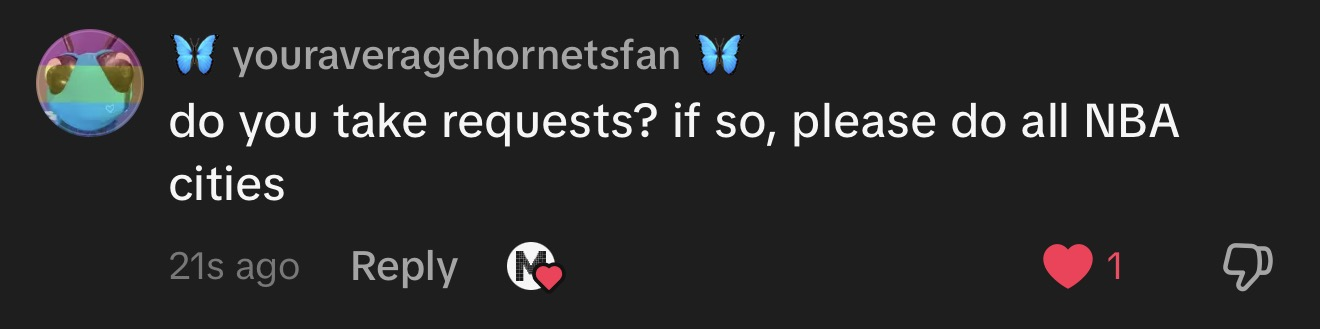
#> input picture experiments/nba/assets/comment.jpg, 1320 x 329 px
$ python -i video.py   (imports and definitions only)
#> lines starting #> are read from the running program, lines starting #| are printed output that depends on the picture
"""Optimal Drives: every NBA arena, a viewer request (@youraveragehornetsfan,
2026-10-14: "please do all NBA cities"). The comment opens the video. A 65 s
reel per platform, adapted from roast_beef/video.py (walmart/'s shot camera).

House style comes from experiments/reel_kit.py (spec: docs/optimal-drives-format.md).
Run inventory.py, then experiments/walmart/build.py --cache experiments/nba/cache --max-leg-h 30.

    python experiments/nba/video.py --platform tiktok --stills 1,15,30,45,63
    experiments/render.ps1 nba -Platform tiktok
"""

from __future__ import annotations

import argparse
import collections
import json
import math
import subprocess
import sys
import time
from multiprocessing import Pool
from pathlib import Path

import cv2
import numpy as np
import shapefile
from PIL import Image, ImageDraw
from scipy.ndimage import gaussian_filter1d
from shapely.geometry import box, shape

HERE = Path(__file__).resolve().parent
sys.path.insert(0, str(HERE.parent))
import reel_kit as K  # noqa: E402

ROOT = HERE.parents[1]
CACHE, OUT = HERE / "cache", HERE / "out"
NE_DATA = ROOT / "data" / "naturalearth"

FPS, SS = K.FPS, 2
W, H = K.W, K.H
SECONDS = 65
DRIVE_START = K.HOOK + K.DIVE
DRIVE_END = SECONDS - K.END_CARD - K.PULL_OUT - 0.5
CARD_IN = DRIVE_END + K.PULL_OUT - 0.4
CLIP = (-130.0, 20.0, -60.0, 52.0)               # the lower 48 and southern Canada
GAME_H, SLEEP_H = 2.5, 8               # end card: a game at every arena, a night's sleep
FLIGHT_STOPS, HOP_STOPS = 150, 70      # pseudo-stops: long flights ~1 s on screen, island hops less
BLUE = (255, 176, 59)                  # a shop once reached: the house amber (kept the name from walmart/)
# Camera (Max, 2026-10-14: the follow-cam was too zoomed in at the start, the
# national view too far out later, no metro close-ups): a list of shots, each a
# still frame on what the car covers in it, with short glides between them.
SHOT_S = 2.5                           # road shots: about this long on screen
GLIDE_S = 0.7                          # transition between shots
PAD = 0.12                             # margin around a shot's route
MIN_ROAD_KM, MIN_DIVE_KM = 450, 60     # narrowest frame for a road shot / a highlight zoom
# No metro dive (walmart/ has them): most shops are one North Shore run, which took 27 s
# as a single still frame; the 2.5 s road shots already frame its streets tightly.
METROS = {}
DIVE_WEIGHT = 14
DIVE_STOPS = 500                       # pseudo-stops for the dive
# Highlights: (lon, lat) of the arena -> callout; hold=True pauses the clock and zooms in.
HIGHLIGHTS = [((-79.3791, 43.6435), "Toronto: the one arena outside the US", False)]   # Max: no Hornets callout
HOLD_S = 1.6
HOLD_KM = 25                           # half-width of a highlight's zoom
CALLOUT_S = 1.8

GROUPS = ["Atlantic", "Central", "Southeast", "Northwest", "Pacific", "Southwest"]
CHIP = {"Atlantic": "ATL", "Central": "CEN", "Southeast": "SE", "Northwest": "NW", "Pacific": "PAC",
        "Southwest": "SW"}
COMMENT = HERE / "assets" / "comment.jpg"   # the request, a screenshot from Max
COMMENT_S = 3.4                              # on screen from the first frame

# --- projection: Albers equal-area conic on a sphere, km --------------------------

R, LON0, P1, P2, PHI0 = 6371.0, -100.0, 29.5, 45.5, 37.5
_n = (math.sin(math.radians(P1)) + math.sin(math.radians(P2))) / 2
_C = math.cos(math.radians(P1)) ** 2 + 2 * _n * math.sin(math.radians(P1))
_rho0 = R * math.sqrt(_C - 2 * _n * math.sin(math.radians(PHI0))) / _n


# [5 lines left out: function km, not called in this run]


def group(s: dict) -> str:
    return s["division"]


def ferry_name(name: str) -> str:
    """OSM ferry names, tidied for the label."""
    return name.replace("Linconlville", "Lincolnville").replace(" - ", " – ").replace(" ↔ ", " – ")


# --- basemap ---------------------------------------------------------------------

# [47 lines left out: functions rings, basemap, end_rows, not called in this run]


ISLAND_AIRPORTS = {"SJU", "HNL", "OGG", "KOA", "ITO", "LIH"}


# [199 lines left out: functions _near, metro_runs, _longest_run, highlights, plan, not called in this run]


# --- frame -------------------------------------------------------------------------

G: dict = {}


# [62 lines left out: functions init, comment_card, split_runs, simplified, not called in this run]


def render(i: int) -> bytes:
    tour, P = G["tour"], G["plan"]
    s = i / FPS
    cx, cy, cw = P["cams"][i]
    scale = W * SS / cw
    ch = cw * H / W
    land, lakes, borders, states = G["base"]["coarse" if cw > 1500 else "fine"]

    # [4 lines left out: function px, not called in this run]

    def visible(bb) -> bool:
        return bb[2] > cx - cw / 2 and bb[0] < cx + cw / 2 and bb[3] > cy - ch / 2 and bb[1] < cy + ch / 2

    im = Image.new("RGB", (W * SS, H * SS), K.WATER)
    d = ImageDraw.Draw(im)
    for r, bb in land:
        if visible(bb):
            d.polygon(px(r), fill=K.LAND)
    for r, bb in lakes:
        if visible(bb):
            d.polygon(px(r), fill=K.WATER)
    for r, bb in states + borders:
        if visible(bb):
            d.line(px(r), fill=K.BORDER, width=max(1, int(SS * 1.6)))

    drive = P["drive"][i]
    k = int(P["idx"][i])
    car = np.array([[P["car"][0][i], P["car"][1][i]]])
    q = int(P["flying"][i])
    plane = None
    if drive > 0:
        route = G["route"]
        lvl = "national" if cw > 3000 else "coarse" if cw > 1500 else "fine"   # national: ~1 px per vertex
        roads = []
        for r, (kind, a, b) in enumerate(G["runs"]):
            if a >= k:
                break
            if kind == "flight":
                # Finished flights: a thin grey arc that fades 1.5 s after landing.
                for v in range(a + 1, min(b, k)):
                    fq = G["flight_v"].index(v)
                    age = s - P["land_s"][fq]
                    if 0 <= age < 1.5:
                        c = tuple(int(K.WATER[u] + (K.MUTED[u] - K.WATER[u]) * (1 - age / 1.5)) for u in range(3))
                        at = K.arc(*px(route[v - 1:v + 1]))
                        d.line([at(f / 40)[:2] for f in range(41)], fill=c, width=int(SS * 2))
                continue
            seg = G["simple"][lvl][r] if b <= k else route[a:k]
            if len(seg) < 2:
                continue
            pts = px(seg)
            if kind == "ferry":
                K.dashed(d, pts, K.ACCENT, int(SS * 3.6), SS * 14, SS * 10)
            else:
                roads.append(np.round(np.asarray(pts) * 16).astype(np.int32))
        # Roads in one OpenCV pass: PIL's joint="curve" drew a circle per vertex
        # (1.3 M per frame, 12 s); cv2's thick lines have round joins built in.
        if roads:
            arr = np.array(im)
            cv2.polylines(arr, roads, False, K.ACCENT_GLOW, int(SS * 9), cv2.LINE_8, 4)    # SS=2 + resize smooths edges
            cv2.polylines(arr, roads, False, K.ACCENT, int(SS * 3.6), cv2.LINE_8, 4)
            im = Image.fromarray(arr)
            d = ImageDraw.Draw(im)
        # The open segment up to the car (road or ferry); flights draw the plane.
        if q >= 0:
            fl = tour["flights"][q]
            a_px, b_px = px(np.column_stack(km([fl["a"][0], fl["b"][0]], [fl["a"][1], fl["b"][1]])))
            at = K.arc(a_px, b_px)
            f = (drive - fl["t0"] / 3600) / ((fl["t1"] - fl["t0"]) / 3600)
            d.line([at(u / 40 * f)[:2] for u in range(41)], fill=K.MUTED, width=int(SS * 2))
            plane = at(f)
        elif k > 0:
            pts = px(np.vstack([route[k - 1:k], car]))
            if G["mode"][min(k, len(G["mode"]) - 1)] == "ferry":
                K.dashed(d, pts, K.ACCENT, int(SS * 3.6), SS * 14, SS * 10)
            else:
                d.line(pts, fill=K.ACCENT, width=int(SS * 3.6))

    # Dots: grey until reached, then Walmart blue with a short pop.
    visit_s = P["visit_s"]
    visited = visit_s <= s
    zoom = min(1.5, max(0.7, (400 / cw) ** 0.3))
    stops_px = px(G["stops"])
    for j, ((x, y), v) in enumerate(zip(stops_px, visited)):
        if not (-50 < x < W * SS + 50 and -50 < y < H * SS + 50):
            continue
        if v:
            pop = 1 + 1.6 * max(0.0, 1 - (s - visit_s[j]) / 0.4)
            r, fill = SS * 2.6 * zoom * pop, BLUE
        elif s < DRIVE_START:
            r, fill = SS * 2.2, K.INK
        else:
            r, fill = SS * 2.2 * zoom, K.DOT
        d.ellipse((x - r, y - r, x + r, y + r), fill=fill)

    # Car, boat or plane.
    on_ferry = q < 0 and 0 < k < len(G["mode"]) and G["mode"][k] == "ferry"
    if K.HOOK <= s <= DRIVE_END + 0.2:
        if plane:
            x, y, ang = plane
            K.glyph(d, K.PLANE, x, y, ang, SS * 2.0)
        elif on_ferry:
            (x, y), = px(car)
            (x0, y0), = px(G["route"][k - 1:k])
            K.glyph(d, K.BOAT, x, y, math.atan2(y - y0, x - x0), SS * 1.6)
        else:
            (x, y), = px(car)
            for r, c in ((SS * 14, K.ACCENT_GLOW), (SS * 8, K.INK)):
                d.ellipse((x - r, y - r, x + r, y + r), fill=c)

    im = im.resize((W, H), Image.LANCZOS).convert("RGBA")
    im.alpha_composite(G["shade"])

    # Callouts: highlights for CALLOUT_S after the car gets there; metro names during a dive.
    over = Image.new("RGBA", (W, H), (0, 0, 0, 0))
    od = ImageDraw.Draw(over)
    live = [(visit_s[j], j, text, hold) for j, text, hold in G["highlights"]
            if 0 <= s - visit_s[j] <= CALLOUT_S + (HOLD_S if hold else 0)]
    if live and s <= DRIVE_END:                              # one at a time: the newest (they bunch up)
        v0, j, text, hold = max(live)
        age, dur = s - v0, CALLOUT_S + (HOLD_S if hold else 0)
        x, y = stops_px[j]
        K.callout(od, x / SS, y / SS, text, min(1.0, age / 0.15, (dur - age) / 0.3))
    for name, a, b in P["dives"]:
        if a <= i <= b:
            al = min(1.0, (i - a) / (0.2 * FPS), (b - i) / (0.3 * FPS))
            box = K.callout_box(W / 2, K.MAP_TOP + 120, name)
            K.callout(od, W / 2, K.MAP_TOP + 120, name, al, box=box)
    im.alpha_composite(over)
    d = ImageDraw.Draw(im)

    n_vis = int(visited.sum())
    n_all = len(tour["stops"])
    card_a = K.smoothstep((s - CARD_IN) / 0.8)
    K.header(d, "Every NBA arena", f"The fastest drive to all {n_all} teams' home courts")
    if card_a < 1:
        K.stats(d, [(K.clock(drive), "hours", False), (f"{P['miles'][i]:,.0f}", "miles driven", False),
                    (f"{n_vis}", f"of {n_all} arenas", True)])
        done = {g: 0 for g in GROUPS}
        for j in np.flatnonzero(visited):
            done[G["group"][j]] += 1
        K.chips(d, [(CHIP[g], done[g], G["totals"][g]) for g in GROUPS if G["totals"][g]])
    K.watermark(d)

    if DRIVE_START <= s <= DRIVE_END + 0.6:
        if q >= 0:
            fl = tour["flights"][q]
            K.now_label(d, "Flight", f"{fl['a_town']} → {fl['b_town']}",
                        f"{(fl['t1'] - fl['t0']) / 3600:.1f} h incl. 2 h at the airport")
        elif on_ferry:
            fe = next((f for f in tour["ferries"] if f["i0"] < k <= f["i1"]), None)
            mins = round((tour["t"][fe["i1"]] - tour["t"][fe["i0"]]) / 60) if fe else 0
            name = ferry_name(fe["name"]) if fe else "Ferry"
            K.now_label(d, "Ferry", name, f"{mins // 60} h {mins % 60:02d} min with the 30 min boarding wait"
                        if mins >= 60 else f"{mins} min with the 30 min boarding wait")
        elif n_vis:
            j = int(np.flatnonzero(visited).max())
            stp = tour["stops"][j]
            kicker = "Start" if j == 0 else ("Finish" if j == n_all - 1 else f"Arena {j + 1}")
            K.now_label(d, kicker, stp["name"], stp["town"])

    hook_a = 1 - K.smoothstep((s - (K.HOOK - 0.3)) / 0.5)
    K.hook(im, [f"{n_all} arenas.", f"{tour['hours']:.0f} hours."],
           "The fastest drive to every NBA team", hook_a, center_y=K.TEXT_FLOOR - 230)
    ca = min(1.0, (COMMENT_S - s) / 0.4)
    if ca > 0:                                               # the request, over the hook
        card = G["comment"].copy()
        card.putalpha(card.getchannel("A").point(lambda v: int(v * ca)))
        im.alpha_composite(card, ((W - card.width) // 2, int(K.MAP_TOP + 30)))
    K.end_card(im, *G["end"], card_a)
    return im.convert("RGB").tobytes()


# [79 lines left out: functions sound, main, not called in this run]


# [2 lines not run here, left out]

>>> import cv2
>>> picture = cv2.imread('assets/comment.jpg', cv2.IMREAD_GRAYSCALE)
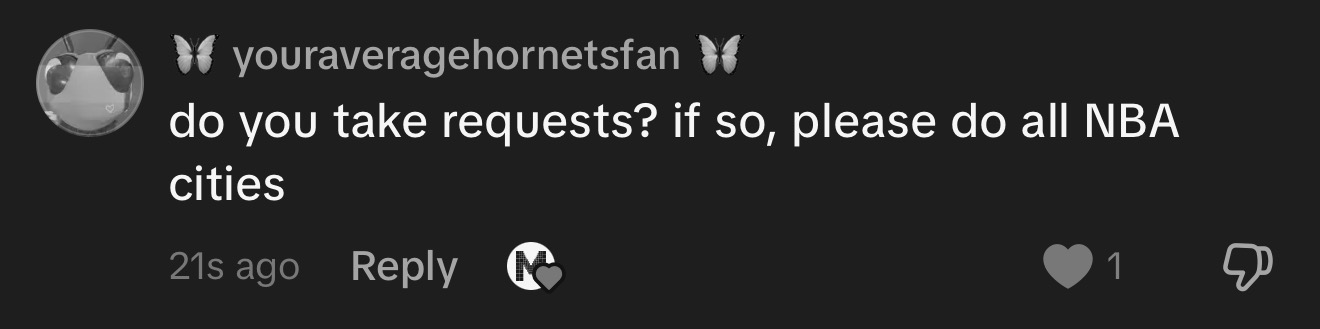
#> picture: shape (329, 1320); min 0, max 255, mean 41.5
#> (the run stopped early here; a loop or call above may not have finished)
